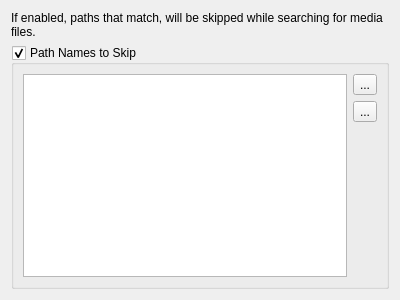
<?xml version="1.0" encoding="UTF-8"?>
<ui version="4.0">
 <class>NMediaManager::NPreferences::NUi::CSkippedPaths</class>
 <widget class="QWidget" name="NMediaManager::NPreferences::NUi::CSkippedPaths">
  <property name="geometry">
   <rect>
    <x>0</x>
    <y>0</y>
    <width>400</width>
    <height>300</height>
   </rect>
  </property>
  <property name="windowTitle">
   <string>Form</string>
  </property>
  <layout class="QVBoxLayout" name="verticalLayout">
   <item>
    <widget class="QLabel" name="label">
     <property name="text">
      <string>If enabled, paths that match, will be skipped while searching for media files.</string>
     </property>
     <property name="wordWrap">
      <bool>true</bool>
     </property>
    </widget>
   </item>
   <item>
    <widget class="QGroupBox" name="ignorePathNamesToSkip">
     <property name="title">
      <string>Path Names to Skip</string>
     </property>
     <property name="checkable">
      <bool>true</bool>
     </property>
     <layout class="QGridLayout" name="gridLayout_11">
      <item row="1" column="1">
       <widget class="QToolButton" name="btnAddSkipPathName">
        <property name="text">
         <string>...</string>
        </property>
        <property name="icon">
         <iconset resource="../../SABUtils/resources/SABUtils.qrc">
          <normaloff>:/SABUtilsResources/add.png</normaloff>:/SABUtilsResources/add.png</iconset>
        </property>
       </widget>
      </item>
      <item row="3" column="1">
       <spacer name="verticalSpacer_10">
        <property name="orientation">
         <enum>Qt::Vertical</enum>
        </property>
        <property name="sizeHint" stdset="0">
         <size>
          <width>20</width>
          <height>174</height>
         </size>
        </property>
       </spacer>
      </item>
      <item row="2" column="1">
       <widget class="QToolButton" name="btnDelSkipPathName">
        <property name="text">
         <string>...</string>
        </property>
        <property name="icon">
         <iconset resource="../../SABUtils/resources/SABUtils.qrc">
          <normaloff>:/SABUtilsResources/delete.png</normaloff>:/SABUtilsResources/delete.png</iconset>
        </property>
       </widget>
      </item>
      <item row="1" column="0" rowspan="3">
       <widget class="QListView" name="pathNamesToSkip"/>
      </item>
     </layout>
    </widget>
   </item>
  </layout>
 </widget>
 <resources>
  <include location="../../SABUtils/resources/SABUtils.qrc"/>
 </resources>
 <connections/>
</ui>
